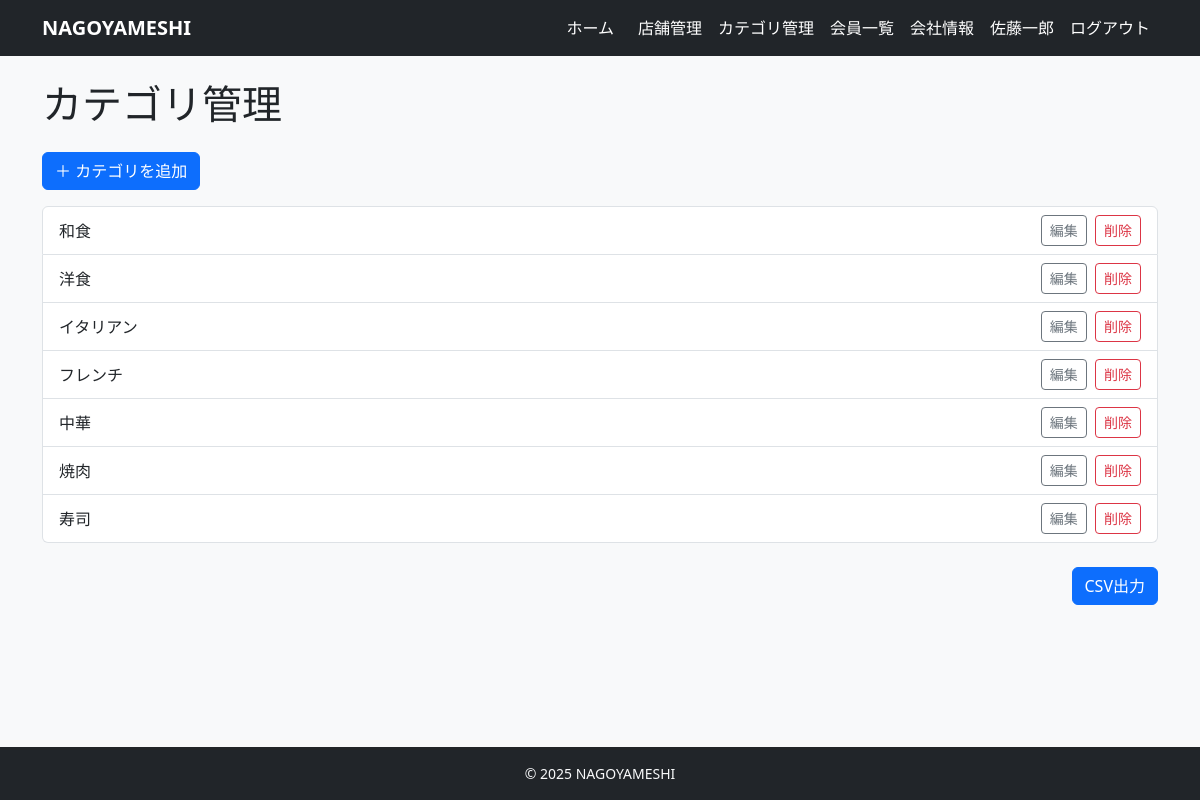
The app's page /owner/categories/ (signed in) with its own data.
### accounts/models.py (models this page shows, shortened)
class User(AbstractUser):
    username = None  # 使わない（メールログインにする）
    email = models.EmailField(unique=True)
    name = models.CharField(max_length=10)
    name_kana = models.CharField(max_length=10)
    zipcode = models.CharField(max_length=8)
    address = models.CharField(max_length=20)
    tel = models.CharField(max_length=11)
    company = models.ForeignKey(
        'restaurants.Company',
        verbose_name='所属会社',
        on_delete=models.SET_NULL,
        null=True,
        blank=True,
        related_name='staff_members'
    )
    is_paid_member = models.BooleanField(default=False)
    is_owner_member = models.BooleanField(default=False)
    created_at = models.DateTimeField(auto_now_add=True)
    updated_at = models.DateTimeField(auto_now=True)
    USERNAME_FIELD = 'email'
    REQUIRED_FIELDS = ['name', 'name_kana', 'zipcode', 'address', 'tel']
    objects = CustomUserManager()

### restaurants/models.py (models this page shows, shortened)
class Category(models.Model):
    company = models.ForeignKey(
        'Company',  # 文字列で指定しておくと定義順を気にせんでええけん無難や
        verbose_name="会社",
        on_delete=models.CASCADE, # 会社が消えたらカテゴリも消える
        null=True,  # 既存データがある場合に備えて一時的にTrue推奨
        blank=True
    )
    name = models.CharField("カテゴリ名", max_length=50)
    is_active = models.BooleanField("有効フラグ", default=True)
    created_at = models.DateTimeField(auto_now_add=True)
    updated_at = models.DateTimeField(auto_now=True)

### restaurants/views.py (the view)
# urls.py: path("owner/categories/", views.OwnerCategoryListView.as_view(), name="owner_category_list"),
class OwnerCategoryListView(OwnerCategoryMixin, ListView):
    template_name = "restaurants/owner_category_list.html"
    model = Category
    context_object_name = "categories"

### restaurants/views.py (called while the page is built)
    def test_func(self):
        user = self.request.user
        return (user.is_authenticated
                and getattr(user, "is_owner_member", False)
                and hasattr(user, "company"))

    def get_queryset(self):
        return Category.objects.filter(company=self.request.user.company)

### templates/restaurants/owner_category_list.html (shortened to what this page needs)
{% extends "base.html" %}
{% block content %}
<h1 class="mb-4">カテゴリ管理</h1>
<a href="{% url 'restaurants:owner_category_create' %}" class="btn btn-primary mb-3">
  ＋ カテゴリを追加
</a>
<ul class="list-group">
  {% for c in categories %}
  <li class="list-group-item d-flex justify-content-between align-items-center">
    {{ c.name }}
    <span>
      <a href="{% url 'restaurants:owner_category_edit' c.pk %}" class="btn btn-sm btn-outline-secondary me-1">
        編集
      </a>
      <a href="{% url 'restaurants:owner_category_delete' c.pk %}" class="btn btn-sm btn-outline-danger">
        削除
      </a>
    </span>
  </li>
  {% empty %}
  <li class="list-group-item text-muted">
    カテゴリがありません
  </li>
  {% endfor %}
</ul>
<div class="d-flex justify-content-end mt-4 mb-4">
  <a href="{% url 'restaurants:owner_category_csv' %}" class="btn btn-primary">
    CSV出力
  </a>
</div>
{% endblock %}

### templates/base.html (shortened to what this page needs)
<!DOCTYPE html>
<html lang="ja">
<head>
    <link href="https://cdn.jsdelivr.net/npm/bootstrap@5.3.3/dist/css/bootstrap.min.css" rel="stylesheet"
>
</head>
<body class="bg-light d-flex flex-column min-vh-100">
    <nav class="navbar navbar-expand-lg navbar-dark bg-dark mb-4">
        <div class="container">
            <a class="navbar-brand fw-bold" href="/">NAGOYAMESHI</a>
            <div class="collapse navbar-collapse" id="navbarNav">
                <ul class="navbar-nav ms-auto align-items-center">
                    {% if user.is_authenticated %}
                    {% if user.is_owner_member %}
                    <li class="nav-item">
                        <a class="nav-link me-2" href="{% url 'restaurants:owner_dashboard' %}">ホーム</a>
                    </li>
                    {% else %}
                    <li class="nav-item">
                        <a class="nav-link me-2" href="{% url 'restaurants:restaurant_list' %}">ホーム</a>
                    </li>
                    {% endif %}
                    {% if user.is_owner_member %}
                    <li class="nav-item"><a class="nav-link"
                            href="{% url 'restaurants:owner_restaurant_list' %}">店舗管理</a></li>
                    <li class="nav-item"><a class="nav-link"
                            href="{% url 'restaurants:owner_category_list' %}">カテゴリ管理</a></li>
                    <li class="nav-item"><a class="nav-link" href="{% url 'restaurants:owner_member_list' %}">会員一覧</a>
                    </li>
                    <li class="nav-item"><a class="nav-link" href="{% url 'restaurants:company_detail' %}">会社情報</a></li>
                    {% endif %}
                    {% if not user.is_owner_member %}
                    <li class="nav-item dropdown ms-2">
                        <a class="nav-link dropdown-toggle" href="#" id="navbarDropdown" role="button"
                            data-bs-toggle="dropdown" aria-expanded="false">
                            {{ user.name|default:user.email }}
                        </a>
                        <ul class="dropdown-menu dropdown-menu-end" aria-labelledby="navbarDropdown">
                            <li><a class="dropdown-item" href="{% url 'accounts:user_profile' %}">会員情報</a></li>
                            <li><a class="dropdown-item" href="{% url 'reservations:reservation_list' %}">予約一覧</a></li>
                            <li><a class="dropdown-item" href="{% url 'restaurants:my_favorite_list' %}">お気に入り一覧</a>
                            </li>
                            <li>
                                <hr class="dropdown-divider">
                            </li>
                            <li><a class="dropdown-item" href="{% url 'accounts:payment_method' %}">お支払い方法</a></li>
                            <li><a class="dropdown-item" href="{% url 'accounts:subscription_cancel' %}">有料プラン解約</a>
                            </li>
                            <li>
                                <hr class="dropdown-divider">
                            </li>
                            <li>
                                <form method="post" action="{% url 'accounts:logout' %}">
                                    {% csrf_token %}
                                    <button type="submit" class="dropdown-item w-100 text-start">
                                        ログアウト
                                    </button>
                                </form>
                            </li>
                        </ul>
                    </li>
                    {% else %}
                    <li class="nav-item ms-2">
                        <span class="navbar-text me-2">{{ user.name|default:user.email }}</span>
                    </li>
                    <li class="nav-item">
                        <form method="post" action="{% url 'accounts:logout' %}" class="d-inline">
                            <button type="submit" class="btn btn-link nav-link">
                                ログアウト
                            </button>
                        </form>
                    </li>
                    {% endif %}
                    {% endif %}
                </ul>
            </div>
        </div>
    </nav>
    <main class="container mb-5 flex-grow-1">
        {% block content %}{% endblock %}
    </main>
    <footer class="bg-dark text-light py-3 mt-auto">
        <div class="container text-center small">
            &copy; {{ now|default:"2025" }} NAGOYAMESHI
        </div>
    </footer>
</body>
</html>

### templates/base.html (style rules this page uses)
.navbar.navbar-dark .navbar-brand, .navbar.navbar-dark .navbar-text, .navbar.navbar-dark .navbar-nav .nav-link, .navbar.navbar-dark .navbar-nav .nav-link:visited, .navbar.navbar-dark .btn-link.nav-link, .navbar.navbar-dark .dropdown-toggle { color: #ffffff !important; }

### records on screen
User: name "佐藤一郎"
Category: name "和食"
Category: name "洋食"
Category: name "イタリアン"
Category: name "フレンチ"
Category: name "中華"
Category: name "焼肉"
Category: name "寿司"

### other values on screen
{{ now|default:"2025" }} "2025"
